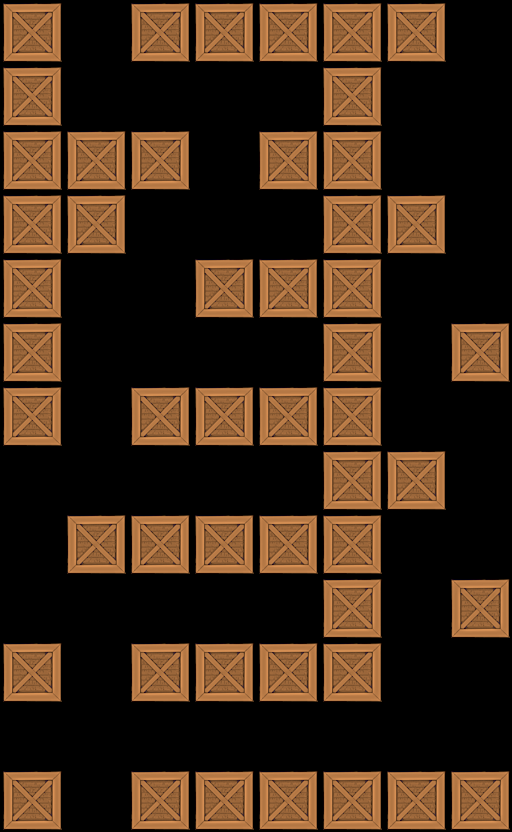

Below is a game level as drawn by its tile map, then a one-line description and the .tmx that defines it (tile-layer data replaced by summaries):
An orthogonal 8x13 tile map with 64x64 px tiles, 1 tile layer (Tile Layer 1).

<map version="1.0" orientation="orthogonal" width="8" height="13" tilewidth="64" tileheight="64">
 <tileset firstgid="1" name="crate" tilewidth="64" tileheight="64">
  <image source="../../crate4.png" width="64" height="64" />
 </tileset>
 <layer name="Tile Layer 1" width="8" height="13">
  <data>[104 cells, 50 non-empty, 1 distinct tile ids]</data>
 </layer>
</map>
